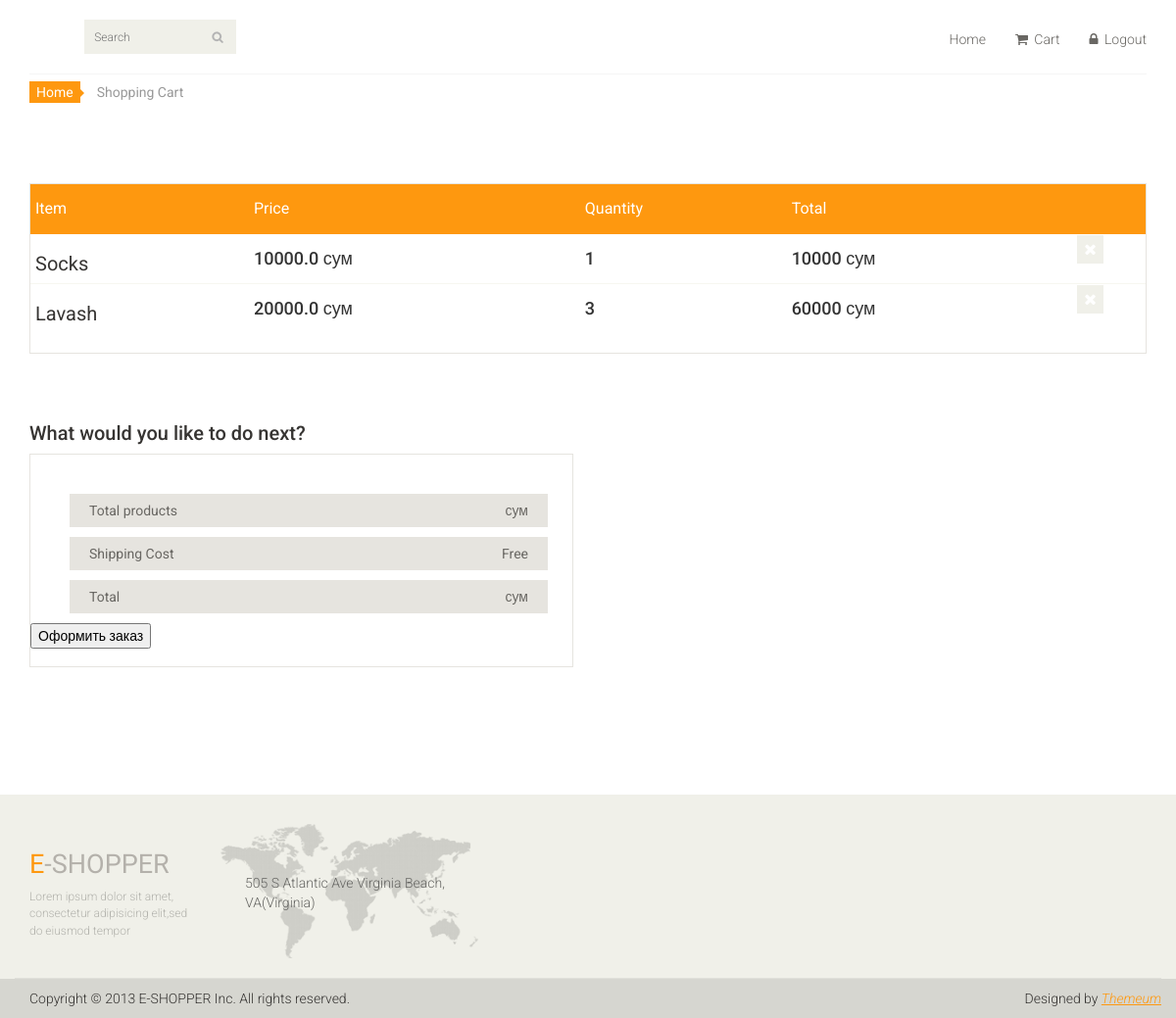
/cart (signed in), run on the app's committed database.
### index/models.py (models this page shows, shortened)
class Cart(models.Model):
    user_id = models.IntegerField()
    user_product = models.ForeignKey(Product, on_delete=models.CASCADE)
    user_product_quantity = models.IntegerField()

class Product(models.Model):
    product_name = models.CharField(max_length=880)
    product_description = models.TextField()
    product_price = models.FloatField()
    product_photo = models.ImageField()
    product_quantity = models.IntegerField(blank=True, null=True)
    product_date = models.DateTimeField(auto_now_add=True)
    product_category = models.ForeignKey("Category", on_delete=models.CASCADE, null=True, blank=True)
    def __str__(self):
        return self.product_name
    class Meta:
        verbose_name = 'Товар'
        verbose_name_plural = 'Товары'

### index/views.py (the view, shortened to what this page needs)
# urls.py: path('cart', views.get_user_cart),
def get_user_cart(request):
    user_cart = Cart.objects.filter(user_id=request.user.id)
    return render(request, 'index/user_cart.html', {'cart': user_cart})

### index/templates/index/user_cart.html (shortened to what this page needs)
{% extends 'index/index.html' %}
{% block content %}
	<section id="cart_items">
		<div class="container">
			<div class="breadcrumbs">
				<ol class="breadcrumb">
				  <li><a href="/">Home</a></li>
				  <li class="active">Shopping Cart</li>
				</ol>
			</div>
			<div class="table-responsive cart_info">
				<table class="table table-condensed">
					<thead>
						<tr class="cart_menu">
							<td class="description">Item</td>
							<td class="price">Price</td>
							<td class="quantity">Quantity</td>
							<td class="total">Total</td>
							<td></td>
						</tr>
					</thead>
					<tbody>
					{% for i in cart %}
						<tr>
							<td class="cart_description">
								<h4><a href="/{{ i.user_product.id }}">{{ i.user_product }}</a></h4>
							</td>
							<td class="cart_price">
								<h4>{{ i.user_product.product_price }} сум</h4>
							</td>
							<td class="cart_quantity">
								<h4>{{ i.user_product_quantity }}</h4>
							</td>
							<td class="cart_total">
								<h4>{% widthratio i.user_product.product_price 1 i.user_product_quantity %} сум</h4>
							</td>
							<td class="cart_delete">
								<a class="cart_quantity_delete" href="/del_item/{{ i.user_product.id }}"><i class="fa fa-times"></i></a>
							</td>
						</tr>
					{% endfor %}
					</tbody>
				</table>
			</div>
		</div>
	</section>
	<section id="do_action">
		<div class="container">
			<div class="heading">
				<h3>What would you like to do next?</h3>
			</div>
			<div class="row">
				<div class="col-sm-6">
					<div class="total_area">
						<ul>
							<li>Total products <span>{{ user_total }} сум</span></li>
							<li>Shipping Cost <span>Free</span></li>
							<li>Total <span>{{ user_total }} сум</span></li>
						</ul>
							<form method="POST">
								<button>Оформить заказ</button>
							</form>
					</div>
				</div>
			</div>
		</div>
	</section>
{% endblock content %}

### index/static/css/main.css (style rules this page uses)
body { font-family: 'Roboto', sans-serif; background:; position: relative; font-weight:400px; }
ul li { list-style: none; }
a { -webkit-transition: 300ms; -moz-transition: 300ms; -o-transition: 300ms; transition: 300ms; }
h1, h2, h3, h4, h5, h6 { font-family: 'Roboto', sans-serif; }
#do_action { margin-bottom: 50px; }
.breadcrumbs { position: relative; }
.breadcrumbs .breadcrumb { background:transparent; margin-bottom: 75px; padding-left: 0; }
.breadcrumbs .breadcrumb li a { background:#FE980F; color: #FFFFFF; padding: 3px 7px; }
.breadcrumbs .breadcrumb li a:after { content:""; height:auto; width: auto; border-width: 8px; border-style: solid; border-color:transparent transparent transparent #FE980F; position: absolute; top: 11px; left:48px; }
.breadcrumbs .breadcrumb > li + li:before { content: " "; }
#cart_items .cart_info { border: 1px solid #E6E4DF; margin-bottom: 50px }
#cart_items .cart_info .cart_menu { background: #FE980F; color: #fff; font-size: 16px; font-family: 'Roboto', sans-serif; font-weight: normal; }
#cart_items .cart_info .table.table-condensed thead tr { height: 51px; }
#cart_items .cart_info .table.table-condensed tr { border-bottom: 1px solid#F7F7F0 }
#cart_items .cart_info .table.table-condensed tr:last-child { border-bottom: 0 }
.cart_info table tr td { border-top: 0 none; vertical-align: inherit; }
#cart_items .cart_info .cart_description h4 { margin-bottom: 0 }
#cart_items .cart_info .cart_description h4 a { color: #363432; font-family: 'Roboto',sans-serif; font-size: 20px; font-weight: normal; }
.cart_delete { display: block; margin-right: -12px; overflow: hidden; }
.cart_delete a { background:#F0F0E9; color: #FFFFFF; padding: 5px 7px; font-size: 16px }
.heading h3 { color: #363432; font-size: 20px; font-family: 'Roboto', sans-serif; }
#do_action .total_area { padding-bottom: 18px !important; }
#do_action .total_area, #do_action .chose_area { border: 1px solid #E6E4DF; color: #696763; padding: 30px 25px 30px 0; margin-bottom: 80px; }
.total_area span { float: right; }
.total_area ul li { background:#E6E4DF; color: #696763; margin-top: 10px; padding: 7px 20px; }

### data on the page
Cart: user_product "Socks", user_product.product_price "10000.0", user_product_quantity "1", user_product+user_product_quantity "10000"
Cart: user_product "Lavash", user_product.product_price "20000.0", user_product_quantity "3", user_product+user_product_quantity "60000"
